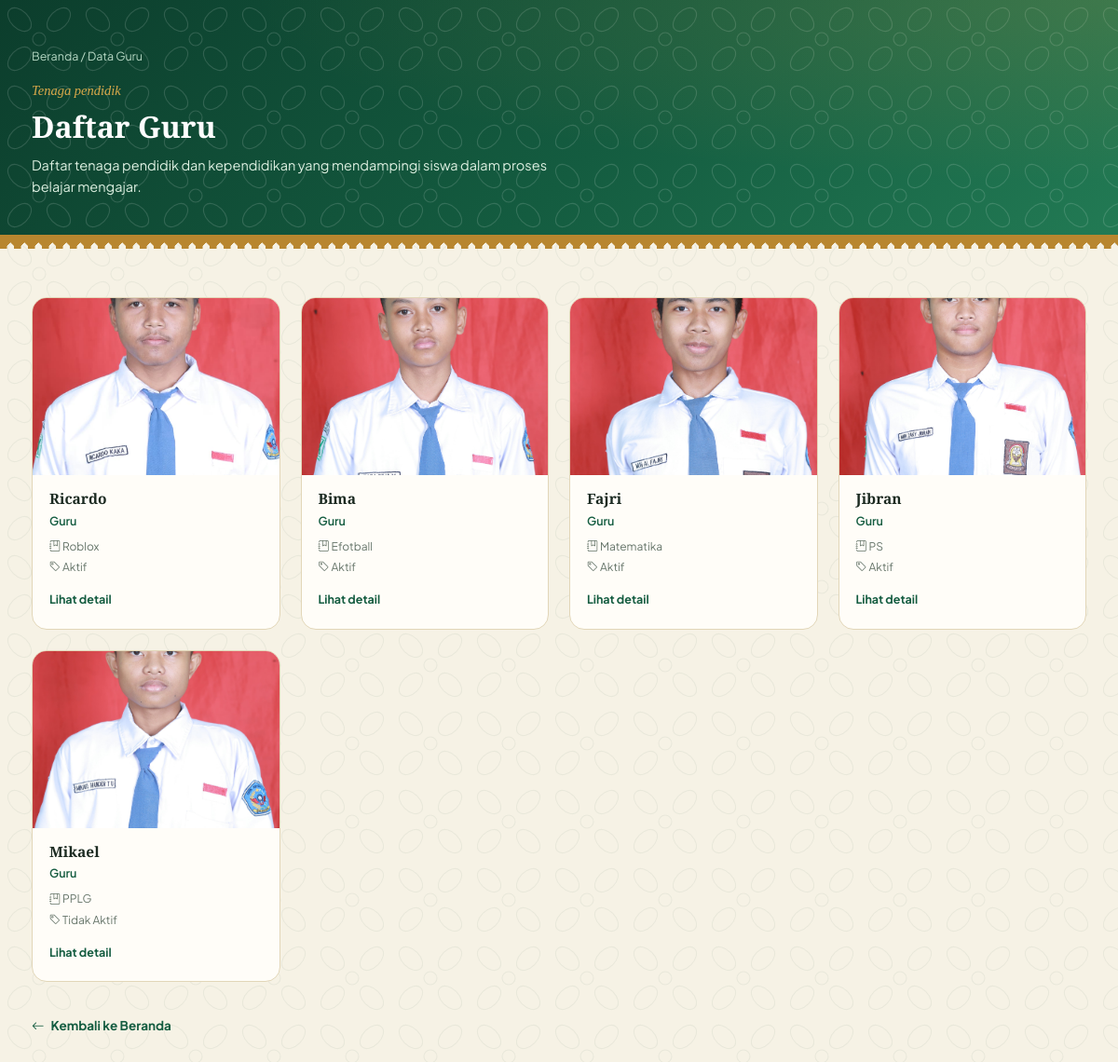
The page /index.php/data_guru on the database its author committed.
### tables this page shows
CREATE TABLE `guru` (
  `id_guru` int NOT NULL,
  `nama_guru` varchar(100) NOT NULL,
  `nip` varchar(30) DEFAULT NULL,
  `nuptk` varchar(30) DEFAULT NULL,
  `jenis_kelamin` enum('Laki-laki','Perempuan') NOT NULL,
  `jabatan` varchar(100) DEFAULT NULL,
  `mata_pelajaran` varchar(100) DEFAULT NULL,
  `pendidikan_terakhir` varchar(50) DEFAULT NULL,
  `status_kepegawaian` varchar(50) DEFAULT NULL,
  `foto` varchar(255) DEFAULT NULL,
  `status` enum('Aktif','Tidak Aktif') DEFAULT 'Aktif',
  `created_at` timestamp NULL DEFAULT CURRENT_TIMESTAMP
);

### application/controllers/Data_guru.php (called while the page is built, shortened)
<?php
class Data_guru extends CI_Controller {
    public function __construct(){
        $this->load->database();
    }
    public function index()
    {
        $guru = $this->db->get('guru')->result();
        $data = [
            'judul' => 'Daftar Guru',
            'guru'  => $guru,
        ];
        $this->load->view('guru_list', $data);
    }
}

### index.php (called while the page is built, shortened)
<?php
require_once BASEPATH.'core/CodeIgniter.php';

### application/views/guru_list.php (the view, shortened to what this page needs)
<!DOCTYPE html>
<html lang="id">
<head>
<link rel="stylesheet" href="https://cdn.jsdelivr.net/npm/bootstrap-icons@1.11.3/font/bootstrap-icons.min.css">
</head>
<body>
<section class="page-hero">
  <div class="container">
    <div class="breadcrumb">
      <a href="<?= base_url() ?>">Beranda</a> / Data Guru
    </div>
    <span class="kicker">Tenaga pendidik</span>
    <h1><?= html_escape($judul) ?></h1>
    <p>Daftar tenaga pendidik dan kependidikan yang mendampingi siswa dalam proses belajar mengajar.</p>
  </div>
</section>
<div class="tumpal"></div>
<section>
  <div class="container">
    <div class="guru-grid">
      <?php if (!empty($guru)): ?>
        <?php foreach ($guru as $g): ?>
          <a href="<?= base_url('Data_guru/detail/' . $g->id_guru) ?>" class="guru-card">
            <?php if (!empty($g->foto) && file_exists('./upload/foto_guru/' . $g->foto)): ?>
              <img class="thumb" src="<?= base_url('upload/foto_guru/' . $g->foto) ?>" alt="<?= html_escape($g->nama_guru) ?>">
            <?php else: ?>
              <div class="thumb-placeholder"><?= html_escape(strtoupper(substr($g->nama_guru, 0, 1))) ?></div>
            <?php endif; ?>
            <div class="body">
              <h3><?= html_escape($g->nama_guru) ?></h3>
              <div class="jabatan"><?= html_escape($g->jabatan ?? '-') ?></div>
              <div class="meta">
                <?php if (!empty($g->mata_pelajaran)): ?><span><i class="bi bi-journal-bookmark"></i> <?= html_escape($g->mata_pelajaran) ?></span><?php endif; ?>
                <?php if (!empty($g->status)): ?><span><i class="bi bi-tag"></i> <?= html_escape($g->status) ?></span><?php endif; ?>
              </div>
              <span class="detail-link">Lihat detail</span>
            </div>
          </a>
        <?php endforeach; ?>
      <?php else: ?>
        <p class="empty-state">Belum ada data guru.</p>
      <?php endif; ?>
    </div>
    <a href="<?= base_url() ?>" class="back-link"><i class="bi bi-arrow-left"></i> Kembali ke Beranda</a>
  </div>
</section>
</body>
</html>

### application/views/guru_list.php (style rules this page uses)
:root { --forest-deep:#0c3d2c; --forest:#145c40; --forest-mid:#227a54; --brass:#b8862f; --brass-light:#d9a94a; --clove:#7a4130; --ivory:#f6f2e5; --panel:#fffdf8; --ink:#1c2b22; --muted:#66756a; --line:#e2d6b8; --shadow:0 14px 34px rgba(12,61,44,.12); }
* { box-sizing:border-box;margin:0;padding:0; }
body { font-family:'Plus Jakarta Sans',ui-sans-serif,system-ui,sans-serif; color:var(--ink);background:var(--ivory);line-height:1.6;font-size:15.5px; }
h1,h2,h3 { font-family:'Spectral',Georgia,serif;color:var(--forest-deep);font-weight:600;line-height:1.2; }
img { max-width:100%;display:block; }
a { text-decoration:none;color:inherit; }
.container { max-width:1180px;margin:0 auto;padding:0 24px; }
.page-hero { position:relative;overflow:hidden;padding:50px 0 40px; }
.breadcrumb { color:#b6d8c4;font-size:12.5px;margin-bottom:16px; }
.kicker { font-family:'Spectral',Georgia,serif;font-style:italic;font-weight:500;color:var(--brass-light);font-size:14.5px;display:block;margin-bottom:8px; }
.page-hero h1 { color:#fff;font-size:32px;margin-bottom:10px; }
.page-hero p { color:#dcefe0;font-size:14.5px;max-width:600px; }
.tumpal { height:15px;width:100%; background: linear-gradient(-45deg, transparent 7.5px, var(--brass) 7.5px) 0 0/15px 15px repeat-x, linear-gradient(45deg, transparent 7.5px, var(--brass) 7.5px) 0 0/15px 15px repeat-x; background-position:0 0, 7.5px 0; }
section { padding:52px 0 70px; }
.guru-grid { display:grid;grid-template-columns:repeat(4,1fr);gap:22px; }
.guru-card { background:var(--panel);border:1px solid var(--line);border-radius:16px;overflow:hidden;transition:.25s ease; }
.guru-card .thumb { width:100%;height:190px;object-fit:cover; }
.guru-card .body { padding:16px 18px 20px; }
.guru-card h3 { font-size:15.5px;color:var(--ink);margin-bottom:4px; }
.guru-card .jabatan { font-size:12.5px;color:var(--forest);font-weight:600;margin-bottom:8px; }
.guru-card .meta { font-size:12px;color:var(--muted);display:flex;flex-direction:column;gap:3px;margin-bottom:12px; }
.guru-card .detail-link { display:inline-flex;align-items:center;gap:5px;font-size:12.5px;font-weight:700;color:var(--forest);border-bottom:1px solid transparent; }
.back-link { display:inline-flex;align-items:center;gap:7px;font-size:13.5px;font-weight:700;color:var(--forest);margin-top:36px;transition:.2s; }

### rows shown on the page
guru: foto (picture), nama_guru "Ricardo", jabatan "Guru", mata_pelajaran "Roblox", status "Aktif"
guru: foto (picture), nama_guru "Bima", jabatan "Guru", mata_pelajaran "Efotball", status "Aktif"
guru: foto (picture), nama_guru "Fajri", jabatan "Guru", mata_pelajaran "Matematika", status "Aktif"
guru: foto (picture), nama_guru "Jibran", jabatan "Guru", mata_pelajaran "PS", status "Aktif"
guru: foto (picture), nama_guru "Mikael", jabatan "Guru", mata_pelajaran "PPLG", status "Tidak Aktif"

### other values the page prints
$judul "Daftar Guru"
